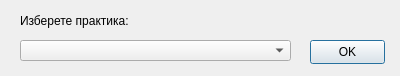
<?xml version="1.0" encoding="UTF-8"?>
<ui version="4.0">
 <class>PracticeListDialog</class>
 <widget class="QDialog" name="PracticeListDialog">
  <property name="geometry">
   <rect>
    <x>0</x>
    <y>0</y>
    <width>400</width>
    <height>76</height>
   </rect>
  </property>
  <property name="windowTitle">
   <string>PracticeListDialog</string>
  </property>
  <widget class="QComboBox" name="comboBox">
   <property name="geometry">
    <rect>
     <x>20</x>
     <y>40</y>
     <width>271</width>
     <height>21</height>
    </rect>
   </property>
  </widget>
  <widget class="QLabel" name="label">
   <property name="geometry">
    <rect>
     <x>20</x>
     <y>10</y>
     <width>131</width>
     <height>21</height>
    </rect>
   </property>
   <property name="text">
    <string>Изберете практика:</string>
   </property>
  </widget>
  <widget class="QPushButton" name="okButton">
   <property name="geometry">
    <rect>
     <x>310</x>
     <y>40</y>
     <width>75</width>
     <height>24</height>
    </rect>
   </property>
   <property name="text">
    <string>OK</string>
   </property>
  </widget>
 </widget>
 <layoutdefault spacing="6" margin="11"/>
 <resources/>
 <connections/>
</ui>
